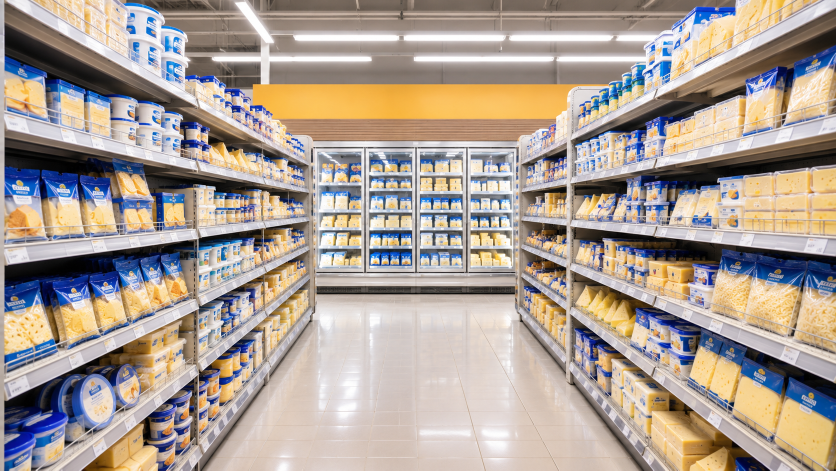
#> input picture projects/prochiz/keyvisual/assets/aisle/aisle_keju.png, 1672 x 941 px (shown at 1/2 size)
$ python variants.py
#> lines starting #> are read from the running program, lines starting #| are printed output that depends on the picture; after the words box and inside, x2 and y2 are one past the last pixel; in counts of white or black regions, pixels touching at a corner belong together
### projects/prochiz/keyvisual/src/render.py
"""Prochiz x editorial key-visual: 5 s test (scene 1 hook + start of scene 2). No bottom caption."""
import math, sys, os, random, subprocess
import numpy as np
from PIL import Image, ImageDraw, ImageFont, ImageFilter, ImageChops

import os as _os
KV = _os.path.dirname(_os.path.dirname(_os.path.abspath(__file__)))   # .../keyvisual
R = KV + "/_work/"           # scratch/output folder (git-ignored)
A = KV + "/assets/"
FONT = KV + "/fonts/"
W, H, FPS = 1080, 1920, 30
IVORY = (230, 225, 210); INK = (37, 38, 39); RED = (166, 47, 47); BLUE = (58, 76, 240); PAPER = (255, 250, 231)   # brand: red #A62F2F, cream #FFFAE7, charcoal #252627

def F(name, size): return ImageFont.truetype(FONT + name, size)
def clamp(x, a=0.0, b=1.0): return max(a, min(b, x))
def prog(t, a, b): return clamp((t - a) / (b - a))
def e_out(x): return 1 - (1 - x) ** 3
def e_in(x): return x ** 3
def e_io(x): return 3 * x * x - 2 * x ** 3
def e_back(x, s=1.9):
    x = clamp(x) - 1
    return 1 + (s + 1) * x ** 3 + s * x ** 2

# ---------------------------------------------------------------- background
def make_bg():
    ys = np.linspace(0, 1, H)[:, None, None]
    top = np.array((233, 228, 213), np.float32); bot = np.array((214, 209, 192), np.float32)
    img = (top * (1 - ys) + bot * ys) * np.ones((1, W, 1), np.float32)
    im = Image.fromarray(img.astype(np.uint8)).convert("RGBA")
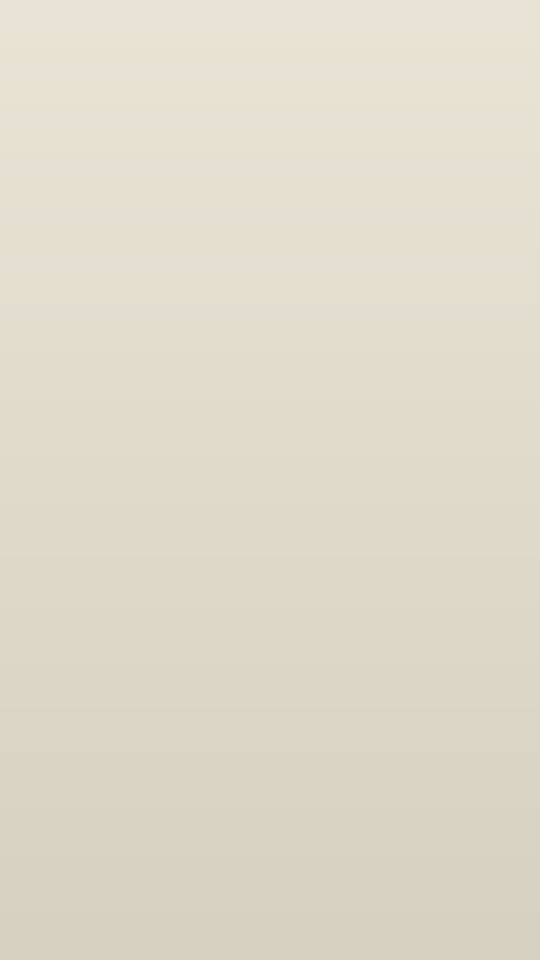
#> im: PIL image 1080x1920 RGBA (shown at 1/2 size); mean R, G, B, A 223, 218, 202, 255
    d = ImageDraw.Draw(im)
    step = 108
    for gx in range(step // 2, W, step):
        for gy in range(step // 2, H, step):
            c = (110, 104, 88, 120)
            d.line((gx - 9, gy, gx + 9, gy), fill=c, width=2); d.line((gx, gy - 9, gx, gy + 9), fill=c, width=2)
    return im

# ---------------------------------------------------------------- halftone / duotone
def screen(w, h, cell, ang=45):
    yy, xx = np.mgrid[0:h, 0:w].astype(np.float32)
    a = math.radians(ang)
    u = (xx * math.cos(a) + yy * math.sin(a)) / cell
    v = (-xx * math.sin(a) + yy * math.cos(a)) / cell
    return (np.cos(2 * math.pi * u) + np.cos(2 * math.pi * v)) / 4 + 0.5  # 0..1

# [91 lines left out: function cut_halftone, not called in this run]

def duotone_card(path, width, dark, light, border=16, shadow=True):
#> called with width = 900, dark = (14, 22, 96), light = (226, 232, 255), border = 16, shadow = True
    im = Image.open(path).convert("RGB")
#> im is the input picture: PIL image 1672x941 RGB; mean R, G, B 170.8, 158.9, 149.8
    h = int(im.height * width / im.width)
#> h = 506
    im = im.resize((width, h), Image.LANCZOS)
#> im: PIL image 900x506 RGB
    lum = np.asarray(im.convert("L")).astype(np.float32) / 255
    lum = np.clip((lum - 0.05) / 0.9, 0, 1)
    sc = screen(width, h, 5)
    lum = lum * 0.8 + 0.2 * (lum > (1 - sc) * 0.95)
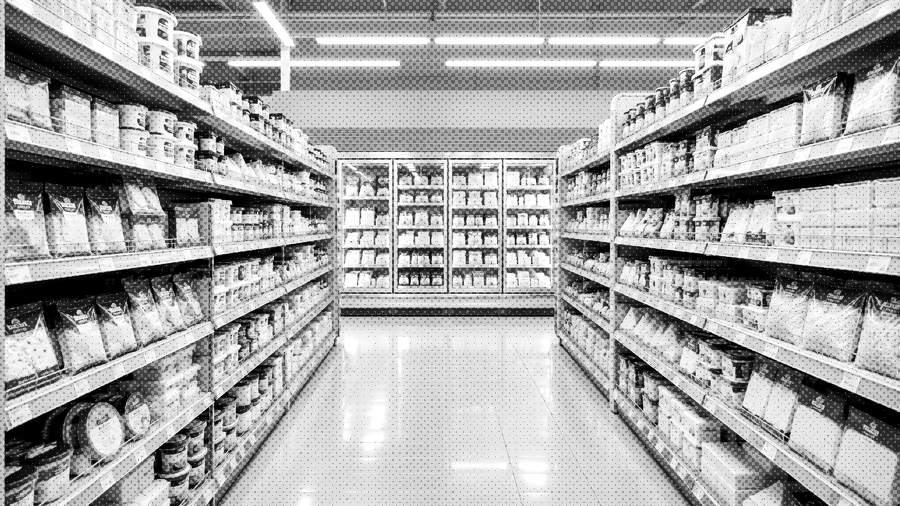
#> lum: shape (506, 900) float64; min 0, max 1, mean 0.658
    d = np.array(dark, np.float32); l = np.array(light, np.float32)
    col = d + (l - d) * lum[..., None]
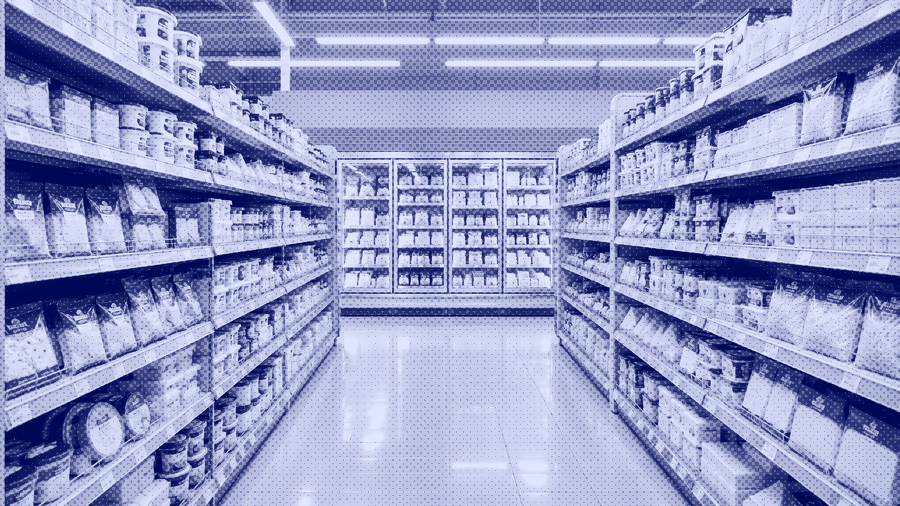
#> col: shape (506, 900, 3) float64; mean of channels 0, 1, 2 153.4, 160.1, 200.6; drawn with min black and max white
    ph = Image.fromarray(col.astype(np.uint8)).convert("RGBA")
    card = Image.new("RGBA", (width + 2 * border, h + 2 * border + 6), PAPER + (255,))
    card.alpha_composite(ph, (border, border))
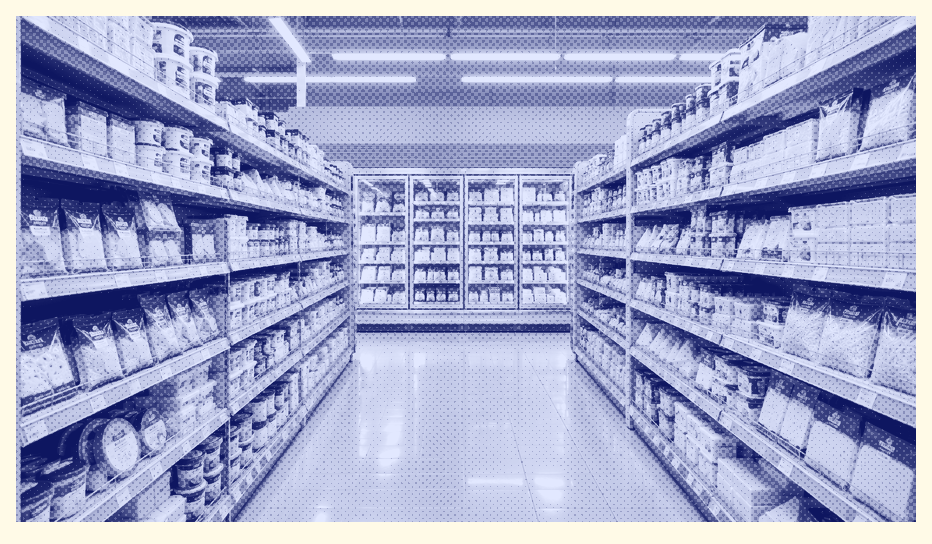
#> card: PIL image 932x544 RGBA; mean R, G, B, A 163.3, 168.8, 203.2, 255
    if shadow:
        pad = 50
        sh = Image.new("RGBA", (card.width + 2 * pad, card.height + 2 * pad), (0, 0, 0, 0))
#> sh: PIL image 1032x644 RGBA; every value is 0
        m = Image.new("L", sh.size, 0); ImageDraw.Draw(m).rectangle((pad, pad + 14, pad + card.width, pad + card.height + 14), fill=110)
#> after `m = Image.new('L', sh.size, 0)`: m: PIL image 1032x644 L; every value is 0
#> after `ImageDraw.Draw(m).rectangle((pad, pad + 14, pad + card.width, pad + ca`:
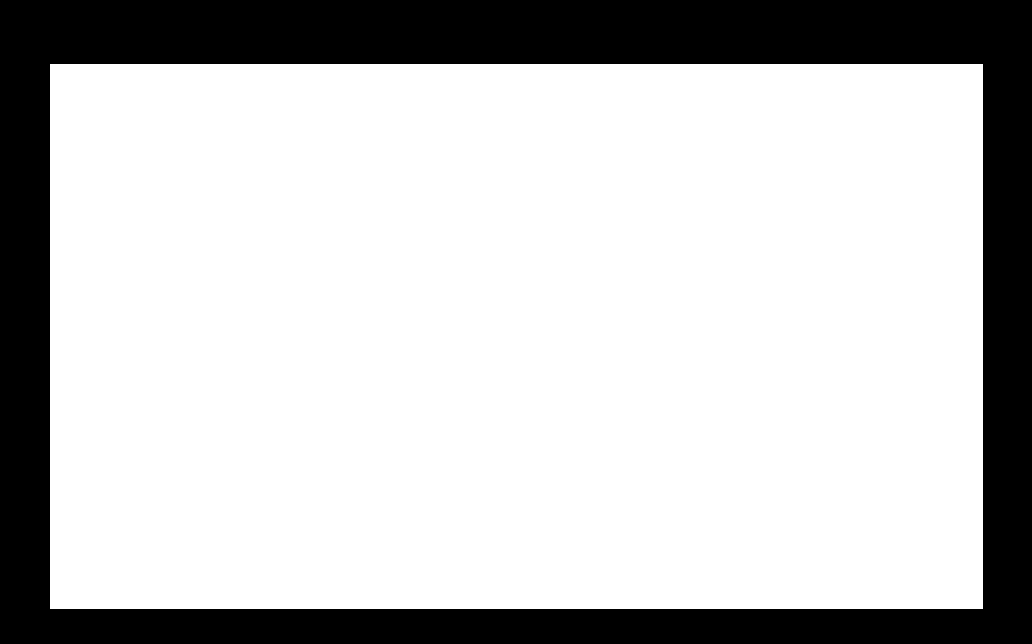
#> m: PIL image 1032x644 L; values 0 (black) and 110 (white), 76.5% white; 1 black region, box (x1, y1, x2, y2) and area: (0, 0, 1032, 644) 156123
        m = m.filter(ImageFilter.GaussianBlur(18))
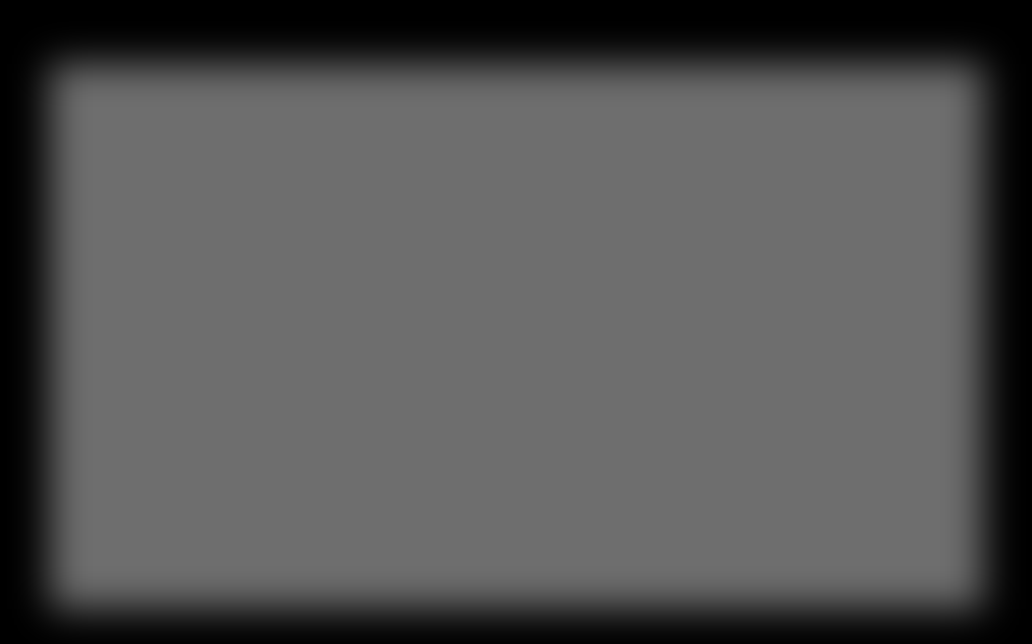
#> m: PIL image 1032x644 L; min 0, max 110, mean 84.1
        sh.putalpha(m); sh.alpha_composite(card, (pad, pad)); sh.info['sh'] = 1
#> after `sh.alpha_composite(card, (pad, pad))`:
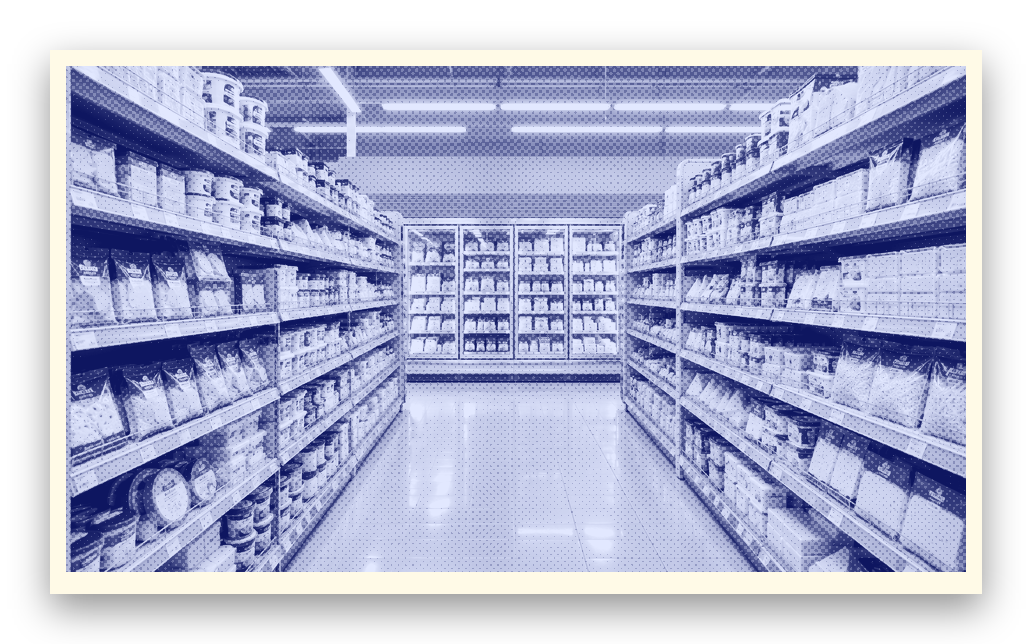
#> sh: PIL image 1032x644 RGBA; mean R, G, B, A 124.6, 128.8, 155.1, 198.8; transparent parts drawn white
        return sh
    return card

# [26 lines left out: functions chip, text_img, stamp, not called in this run]

# ---------------------------------------------------------------- assets (built once, inherited by workers)
BG = make_bg()
F_H = F("Anton.ttf", 150); F_H3 = F("Anton.ttf", 136); F_H2 = F("Anton.ttf", 132); F_M = F("SpaceMono-Bold.ttf", 28); F_ST = F("Anton.ttf", 76)
CARD_KEJU = duotone_card(A + "aisle/aisle_keju.png", 900, (14, 22, 96), (226, 232, 255))
CARD_ROTI = duotone_card(A + "aisle/aisle_roti.png", 820, (60, 12, 8), (252, 228, 214))
SPG = cut_halftone(A + "cutouts/spg1.png", 1040, cell=4, mix=0.10, color=True, fill_holes=True, src=A + "originals/SPG-1 menyapa.png")
CUST = [cut_halftone(A + "cutouts/cust2.png", 640, keep_red=True, cell=5)]
CHIP_KEJU = chip("RAK KEJU  ·  SUPERMARKET", F_M)
CHIP_ROTI = chip("RAK ROTI TAWAR  ·  SUPERMARKET", F_M, bg=RED)
CHIP_TOP = chip("STRATEGI GERILYA  /  PROCHIZ", F_M, bg=INK)
STAMP_KOMP = stamp("DIKUASAI KOMPETITOR", BLUE, F_ST)
CHIP_SPG = chip("+ SPG PROCHIZ", F_M, bg=RED)

def words_img(words_colors, font, line_h):
    imgs = [(text_img(w, font, c), c) for w, c in words_colors]
    return imgs

# [25 lines left out: functions paste, headline, not called in this run]

# ---------------------------------------------------------------- scene timeline
T_B = 1.95   # hook part 2 (Prochiz menyerang)
T_C = 3.90   # scene 2

# [96 lines left out: functions shake, draw_scene2, frame, not called in this run]

def _work(i):
    return i, frame(i).tobytes()

# [20 lines that do not run on import are left out]

### projects/prochiz/keyvisual/src/variants.py
"""Scene 2 / 3 alternatives + frame renderer (background B, scene-specific backgrounds)."""
import sys, os
sys.path.insert(0, os.path.dirname(os.path.abspath(__file__)))
import numpy as np
from PIL import Image, ImageDraw, ImageFilter
#> (the run stopped early here; a loop or call above may not have finished)
